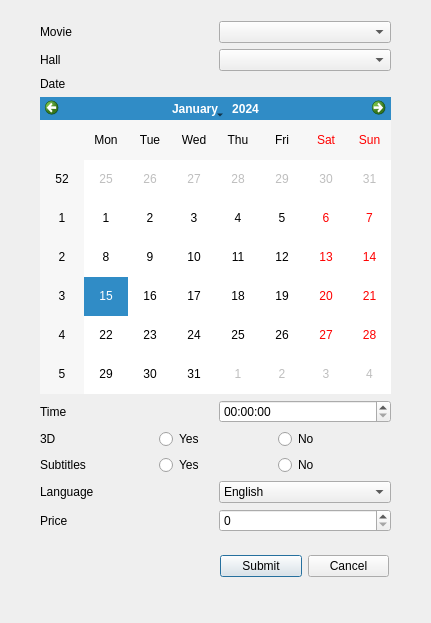
<?xml version="1.0" encoding="UTF-8"?>
<ui version="4.0">
 <class>addShowDialog</class>
 <widget class="QDialog" name="addShowDialog">
  <property name="geometry">
   <rect>
    <x>0</x>
    <y>0</y>
    <width>431</width>
    <height>623</height>
   </rect>
  </property>
  <property name="minimumSize">
   <size>
    <width>431</width>
    <height>623</height>
   </size>
  </property>
  <property name="maximumSize">
   <size>
    <width>431</width>
    <height>623</height>
   </size>
  </property>
  <property name="windowTitle">
   <string>Dialog</string>
  </property>
  <widget class="QWidget" name="layoutWidget">
   <property name="geometry">
    <rect>
     <x>220</x>
     <y>550</y>
     <width>169</width>
     <height>32</height>
    </rect>
   </property>
   <layout class="QHBoxLayout" name="horizontalLayout_7">
    <item>
     <widget class="QPushButton" name="addShowButton">
      <property name="text">
       <string>Submit</string>
      </property>
     </widget>
    </item>
    <item>
     <widget class="QPushButton" name="cancelShowButton">
      <property name="text">
       <string>Cancel</string>
      </property>
     </widget>
    </item>
   </layout>
  </widget>
  <widget class="QWidget" name="">
   <property name="geometry">
    <rect>
     <x>40</x>
     <y>21</y>
     <width>351</width>
     <height>511</height>
    </rect>
   </property>
   <layout class="QVBoxLayout" name="verticalLayout_2">
    <item>
     <layout class="QHBoxLayout" name="horizontalLayout">
      <item>
       <widget class="QLabel" name="movieLabel">
        <property name="text">
         <string>Movie</string>
        </property>
       </widget>
      </item>
      <item>
       <widget class="QComboBox" name="movieCBB"/>
      </item>
     </layout>
    </item>
    <item>
     <layout class="QHBoxLayout" name="horizontalLayout_2">
      <item>
       <widget class="QLabel" name="hallLabel">
        <property name="text">
         <string>Hall</string>
        </property>
       </widget>
      </item>
      <item>
       <widget class="QComboBox" name="hallCBB"/>
      </item>
     </layout>
    </item>
    <item>
     <layout class="QVBoxLayout" name="verticalLayout">
      <item>
       <widget class="QLabel" name="dateLabel">
        <property name="text">
         <string>Date</string>
        </property>
       </widget>
      </item>
      <item>
       <widget class="QCalendarWidget" name="calendarWidget">
        <property name="firstDayOfWeek">
         <enum>Qt::Monday</enum>
        </property>
       </widget>
      </item>
     </layout>
    </item>
    <item>
     <layout class="QHBoxLayout" name="horizontalLayout_6">
      <item>
       <widget class="QLabel" name="timeLabel">
        <property name="text">
         <string>Time</string>
        </property>
       </widget>
      </item>
      <item>
       <widget class="QTimeEdit" name="timeEdit"/>
      </item>
     </layout>
    </item>
    <item>
     <layout class="QHBoxLayout" name="horizontalLayout_3">
      <item>
       <widget class="QLabel" name="DDDLabel">
        <property name="text">
         <string>3D</string>
        </property>
       </widget>
      </item>
      <item>
       <widget class="QRadioButton" name="DDDYesRB">
        <property name="text">
         <string>Yes</string>
        </property>
        <attribute name="buttonGroup">
         <string notr="true">buttonGroup</string>
        </attribute>
       </widget>
      </item>
      <item>
       <widget class="QRadioButton" name="DDDNoRB">
        <property name="text">
         <string>No</string>
        </property>
        <attribute name="buttonGroup">
         <string notr="true">buttonGroup</string>
        </attribute>
       </widget>
      </item>
     </layout>
    </item>
    <item>
     <layout class="QHBoxLayout" name="horizontalLayout_4">
      <item>
       <widget class="QLabel" name="subLabel">
        <property name="text">
         <string>Subtitles</string>
        </property>
       </widget>
      </item>
      <item>
       <widget class="QRadioButton" name="subYesRB">
        <property name="text">
         <string>Yes</string>
        </property>
        <attribute name="buttonGroup">
         <string notr="true">buttonGroup_2</string>
        </attribute>
       </widget>
      </item>
      <item>
       <widget class="QRadioButton" name="subNoRB">
        <property name="text">
         <string>No</string>
        </property>
        <attribute name="buttonGroup">
         <string notr="true">buttonGroup_2</string>
        </attribute>
       </widget>
      </item>
     </layout>
    </item>
    <item>
     <layout class="QHBoxLayout" name="horizontalLayout_5">
      <item>
       <widget class="QLabel" name="languageLabel">
        <property name="text">
         <string>Language</string>
        </property>
       </widget>
      </item>
      <item>
       <widget class="QComboBox" name="languageCBB">
        <item>
         <property name="text">
          <string>English</string>
         </property>
        </item>
        <item>
         <property name="text">
          <string>French</string>
         </property>
        </item>
        <item>
         <property name="text">
          <string>German</string>
         </property>
        </item>
        <item>
         <property name="text">
          <string>Spanish</string>
         </property>
        </item>
        <item>
         <property name="text">
          <string>Swedish</string>
         </property>
        </item>
       </widget>
      </item>
     </layout>
    </item>
    <item>
     <layout class="QHBoxLayout" name="horizontalLayout_8">
      <item>
       <widget class="QLabel" name="priceLabel">
        <property name="text">
         <string>Price</string>
        </property>
       </widget>
      </item>
      <item>
       <widget class="QSpinBox" name="priceSpinBox">
        <property name="maximum">
         <number>999</number>
        </property>
       </widget>
      </item>
     </layout>
    </item>
   </layout>
  </widget>
 </widget>
 <resources/>
 <connections/>
 <buttongroups>
  <buttongroup name="buttonGroup"/>
  <buttongroup name="buttonGroup_2"/>
 </buttongroups>
</ui>
